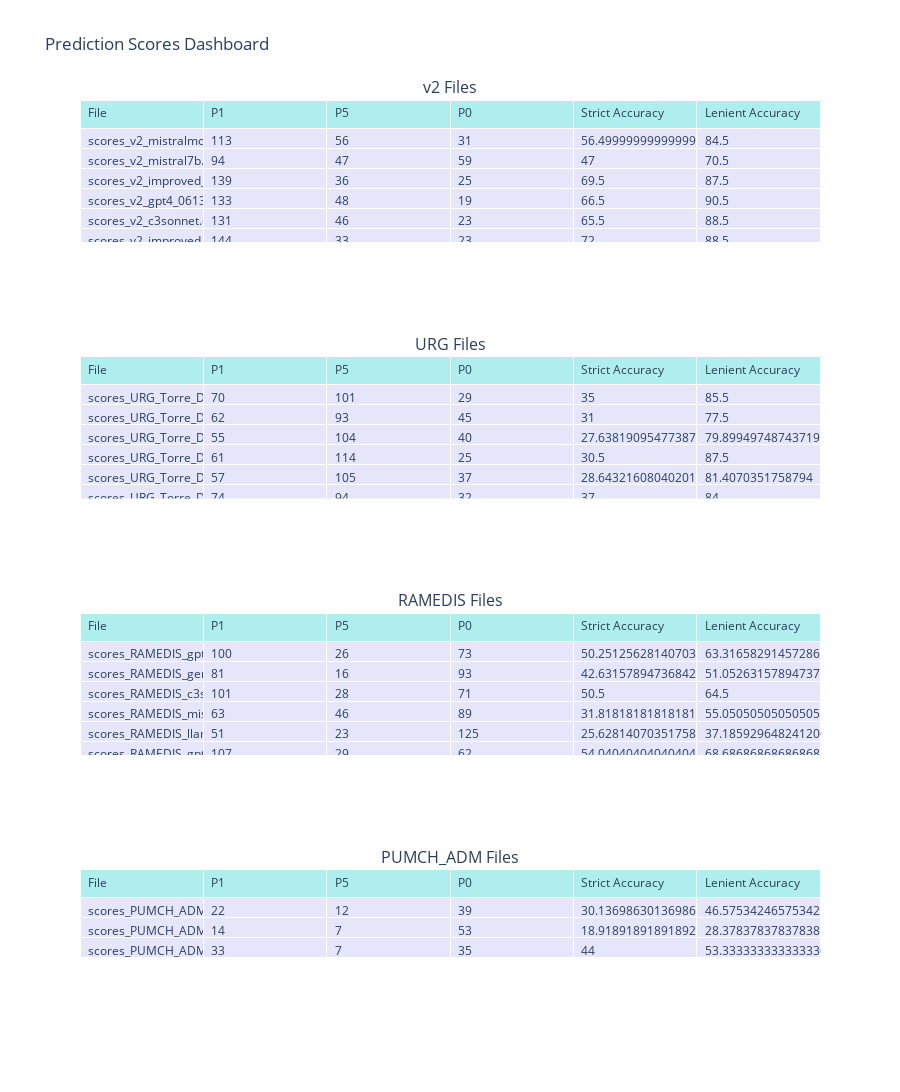

The code cell stored with this chart in its notebook:
### Markdown cell above
### In the next cell, we create a list to store the data for each file group
### We then process each file in the files_v2 list and store the data in the data_v2 list
### We do the same for the files_URG list, storing the data in the data_URG list

### Then we create a DataFrame for each file group
### We add the first table to the first subplot
### We add the second table to the second subplot
### We update the layout and display the dashboard

# ----------

### En la siguiente celda, creamos una lista para almacenar los datos de cada grupo de archivos
### Luego, procesamos cada archivo de la lista files_v2 y almacenamos los datos en la lista data_v2
### Hacemos lo mismo para la lista files_URG, almacenando los datos en la lista data_URG

### Luego, creamos un DataFrame para cada grupo de archivos
### Añadimos la primera tabla al primer subplot
### Añadimos la segunda tabla al segundo subplot
### Actualizamos el diseño y mostramos el tablero

### Code cell
# Create a list to store the data for each file group
data_v2 = []
data_URG = []
data_RAMEDIS = []
data_PUMCH_ADM = []

# Process files_v2 and store the data
for file in files_v2:
    df = pd.read_csv(f'{path}/{file}')
    count_p1, count_p5, count_p0, strict_accuracy, lenient_accuracy = get_stats_for_df(df)
    data_v2.append([file, count_p1, count_p5, count_p0, strict_accuracy, lenient_accuracy])

# Process files_URG and store the data
for file in files_URG:
    df = pd.read_csv(f'{path}/{file}')
    count_p1, count_p5, count_p0, strict_accuracy, lenient_accuracy = get_stats_for_df(df)
    data_URG.append([file, count_p1, count_p5, count_p0, strict_accuracy, lenient_accuracy])

for file in files_RAMEDIS:
    df = pd.read_csv(f'{path}/{file}')
    count_p1, count_p5, count_p0, strict_accuracy, lenient_accuracy = get_stats_for_df(df)
    data_RAMEDIS.append([file, count_p1, count_p5, count_p0, strict_accuracy, lenient_accuracy])

for file in files_PUMCH_ADM:
    df = pd.read_csv(f'{path}/{file}')
    count_p1, count_p5, count_p0, strict_accuracy, lenient_accuracy = get_stats_for_df(df)
    data_PUMCH_ADM.append([file, count_p1, count_p5, count_p0, strict_accuracy, lenient_accuracy])

# Create DataFrames for each file group
df_v2 = pd.DataFrame(data_v2, columns=['File', 'P1', 'P5', 'P0', 'Strict Accuracy', 'Lenient Accuracy'])
df_URG = pd.DataFrame(data_URG, columns=['File', 'P1', 'P5', 'P0', 'Strict Accuracy', 'Lenient Accuracy'])
df_RAMEDIS = pd.DataFrame(data_RAMEDIS, columns=['File', 'P1', 'P5', 'P0', 'Strict Accuracy', 'Lenient Accuracy'])
df_PUMCH_ADM = pd.DataFrame(data_PUMCH_ADM, columns=['File', 'P1', 'P5', 'P0', 'Strict Accuracy', 'Lenient Accuracy'])

# Create subplots with 2 rows and 1 column, specifying subplot type as 'domain'
fig = make_subplots(rows=4, cols=1, subplot_titles=('v2 Files', 'URG Files', 'RAMEDIS Files', 'PUMCH_ADM Files'), specs=[[{'type': 'domain'}], [{'type': 'domain'}], [{'type': 'domain'}], [{'type': 'domain'}]])

# Add the first table to the first subplot
fig.add_trace(
    go.Table(
        header=dict(values=list(df_v2.columns),
                    fill_color='paleturquoise',
                    align='left'),
        cells=dict(values=[df_v2.File, df_v2.P1, df_v2.P5, df_v2.P0, df_v2['Strict Accuracy'], df_v2['Lenient Accuracy']],
                   fill_color='lavender',
                   align='left')
    ),
    row=1, col=1
)

# Add the second table to the second subplot
fig.add_trace(
    go.Table(
        header=dict(values=list(df_URG.columns),
                    fill_color='paleturquoise',
                    align='left'),
        cells=dict(values=[df_URG.File, df_URG.P1, df_URG.P5, df_URG.P0, df_URG['Strict Accuracy'], df_URG['Lenient Accuracy']],
                   fill_color='lavender',
                   align='left')
    ),
    row=2, col=1
)

fig.add_trace(
    go.Table(
        header=dict(values=list(df_RAMEDIS.columns),
                    fill_color='paleturquoise',
                    align='left'),
        cells=dict(values=[df_RAMEDIS.File, df_RAMEDIS.P1, df_RAMEDIS.P5, df_RAMEDIS.P0, df_RAMEDIS['Strict Accuracy'], df_RAMEDIS['Lenient Accuracy']],
                   fill_color='lavender',
                   align='left')
    ),
    row=3, col=1
)

fig.add_trace(
    go.Table(
        header=dict(values=list(df_PUMCH_ADM.columns),
                    fill_color='paleturquoise',
                    align='left'),
        cells=dict(values=[df_PUMCH_ADM.File, df_PUMCH_ADM.P1, df_PUMCH_ADM.P5, df_PUMCH_ADM.P0, df_PUMCH_ADM['Strict Accuracy'], df_PUMCH_ADM['Lenient Accuracy']],
                   fill_color='lavender',
                   align='left')
    ),
    row=4, col=1
)

# Update the layout
fig.update_layout(
    title='Prediction Scores Dashboard',
    height=1200,
)

# Display the dashboard
fig.show()

### Figure 1 — Plotly figure (JSON) as saved in the notebook; plotly's stock layout.template omitted (floating-point values rounded to 4 significant figures)
{"data": [{"cells": {"align": "left", "fill": {"color": "lavender"}, "values": [["scores_v2_mistralmoe.csv", "scores_v2_mistral7b.csv", "scores_v2_improved_c3sonnet.csv", "scores_v2_gpt4_0613.csv", "scores_v2_c3sonnet.csv", "scores_v2_improved_gpt4_0613.csv", "scores_v2_rare_only_prompt_gpt4_0613.csv", "scores_v2_gpt4turbo1106.csv"], [113, 94, 139, 133, 131, 144, 135, 137], [56, 47, 36, 48, 46, 33, 42, 47], [31, 59, 25, 19, 23, 23, 23, 16], [56.5, 47, 69.5, 66.5, 65.5, 72, 67.5, 68.5], [84.5, 70.5, 87.5, 90.5, 88.5, 88.5, 88.5, 92]]}, "domain": {"x": [0, 1], "y": [0.8438, 1]}, "header": {"align": "left", "fill": {"color": "paleturquoise"}, "values": ["File", "P1", "P5", "P0", "Strict Accuracy", "Lenient Accuracy"]}, "type": "table"}, {"cells": {"align": "left", "fill": {"color": "lavender"}, "values": [["scores_URG_Torre_Dic_200_gpt4turbo0409.csv", "scores_URG_Torre_Dic_200_mistralmoe.csv", "scores_URG_Torre_Dic_200_improved_c3opus.csv", "scores_URG_Torre_Dic_200_c3sonnet.csv", "scores_URG_Torre_Dic_200_gpt4_0613.csv", "scores_URG_Torre_Dic_200_gpt4turbo1106.csv", "scores_URG_Torre_Dic_200_improved_gpt4_0613.csv", "scores_URG_Torre_Dic_200_improved_c3sonnet.csv", "scores_URG_Torre_Dic_200_geminipro15.csv", "scores_URG_Torre_Dic_200_c3opus.csv"], [70, 62, 55, 61, 57, 74, 65, 62, 56, 58], [101, 93, 104, 114, 105, 94, 98, 110, 110, 110], [29, 45, 40, 25, 37, 32, 37, 27, 31, 32], [35, 31, 27.64, 30.5, 28.64, 37, 32.5, 31.16, 28.43, 29.0], [85.5, 77.5, 79.9, 87.5, 81.41, 84, 81.5, 86.43, 84.26, 84]]}, "domain": {"x": [0, 1], "y": [0.5625, 0.7188]}, "header": {"align": "left", "fill": {"color": "paleturquoise"}, "values": ["File", "P1", "P5", "P0", "Strict Accuracy", "Lenient Accuracy"]}, "type": "table"}, {"cells": {"align": "left", "fill": {"color": "lavender"}, "values": [["scores_RAMEDIS_gpt4_0613.csv", "scores_RAMEDIS_geminipro15.csv", "scores_RAMEDIS_c3sonnet.csv", "scores_RAMEDIS_mistralmoe.csv", "scores_RAMEDIS_llama2_7b.csv", "scores_RAMEDIS_gpt4turbo0409.csv", "scores_RAMEDIS_cohere_cplus.csv"], [100, 81, 101, 63, 51, 107, 58], [26, 16, 28, 46, 23, 29, 57], [73, 93, 71, 89, 125, 62, 83], [50.25, 42.63, 50.5, 31.82, 25.63, 54.04, 29.29], [63.32, 51.05, 64.5, 55.05, 37.19, 68.69, 58.08]]}, "domain": {"x": [0, 1], "y": [0.2812, 0.4375]}, "header": {"align": "left", "fill": {"color": "paleturquoise"}, "values": ["File", "P1", "P5", "P0", "Strict Accuracy", "Lenient Accuracy"]}, "type": "table"}, {"cells": {"align": "left", "fill": {"color": "lavender"}, "values": [["scores_PUMCH_ADM_mistralmoe.csv", "scores_PUMCH_ADM_llama2_7b.csv", "scores_PUMCH_ADM_gpt4_0613.csv"], [22, 14, 33], [12, 7, 7], [39, 53, 35], [30.14, 18.92, 44], [46.58, 28.38, 53.33]]}, "domain": {"x": [0, 1], "y": [0, 0.1562]}, "header": {"align": "left", "fill": {"color": "paleturquoise"}, "values": ["File", "P1", "P5", "P0", "Strict Accuracy", "Lenient Accuracy"]}, "type": "table"}], "layout": {"annotations": [{"font": {"size": 16}, "showarrow": false, "text": "v2 Files", "x": 0.5, "xanchor": "center", "xref": "paper", "y": 1, "yanchor": "bottom", "yref": "paper"}, {"font": {"size": 16}, "showarrow": false, "text": "URG Files", "x": 0.5, "xanchor": "center", "xref": "paper", "y": 0.7188, "yanchor": "bottom", "yref": "paper"}, {"font": {"size": 16}, "showarrow": false, "text": "RAMEDIS Files", "x": 0.5, "xanchor": "center", "xref": "paper", "y": 0.4375, "yanchor": "bottom", "yref": "paper"}, {"font": {"size": 16}, "showarrow": false, "text": "PUMCH_ADM Files", "x": 0.5, "xanchor": "center", "xref": "paper", "y": 0.1562, "yanchor": "bottom", "yref": "paper"}], "height": 1200, "title": {"text": "Prediction Scores Dashboard"}}}
